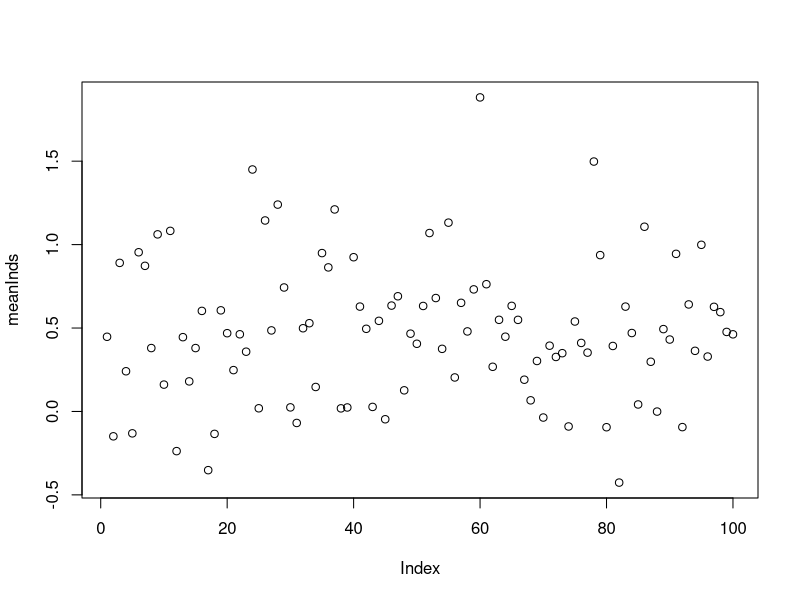

Generate this figure with R:
##### In this file we will try to come up with some things ####
###############################################################

########################
####### Type of program
## Written in R
## Object Oriented
#######################

#######################
# Main object "Leprechaun": an individual of our species of interest, the Irish Leprechaun, small in size, but with great powers. To make it more French for Timothee, we assume that their favourite food is camembert. Leprechaun is not very choosy, and mates completely random.
##########################################

# The object contains the following values

# Static [these numbers do not change after initialisation]
#  V ID (unique identifier number) [integer]
#  V pID (two numbers referring to the parents of the Leprechaun, if none: NA) [vector of two integers]
#  V Year of birth (timestep at which the individual was born)	[integer]
#  (- Genome (?) (two vectors of length N coding for both chromosomes of N loci in the genome.) [two vectors of N integers]
#  - Heritable phenotypic trait value of interest (z) (e.g. birth weight) (changes/constant through life depending on trait)
#  - (Possibly: breeding value A))
#  - Rather simulate physically independent loci, otherwise we need to simulate recombination on the chromosomes. Over short time periods, 100 recombinations fragments (ie independent loci) sounds realistic.
#  - Explicit coding of traits by many independent diploid loci. The simplest model: z = mean + sum_loci(a1_locus + a2_locus) + environment. One can add explicit dominance and epistasis, as well as interactions with environment. 
#  - A possibility is to draw the a of the different alleles from a N(0,V). Each locus can have a different V, and thus a different importance. 
#  - A large number of loci (>20) will give easily patterns expected from quantitative genetics. We can draw randomly the number of loci per trait. 
#  - My main concern at the moment is the initialisation of the genetic diversity: it will be hard to avoid a fast decline of diversity at the beginning. One possibility is using neutral expectations of diversity (n-coalescent or Ewens distribution)
#  - We probably do not need mutations if we consider a population over no more than some tens of generations.
#  - Sex (M/F). Could be genetically determined by on locus, thus allowing random fluctuations of sex ratio and thus population structure.

# Dynamic [these numbers do change after initialisation]
#  V alive (boolean, true/false) [boolean]
#  V age (a) (timesteps since birth) [integer]
#  - stage (possibly instead of/in addition to age) (juvenile, adult, etc)
#  V size (x)

####################
###### Relations that need to be defined between size (x), age (a), trait (z) and vital rates
# (- Possibly include population density d in functions)
# V Survival(a,x,z,d) (logistic function) 
# - Growth (a,x,z,d) (either transition probability to next stage or absolute growth)
# - Reproduction probability: p_repr(a,x,z,d) (logistic function)
# - Number of offspring: n_offspring(a,x,z,d) (poisson distribution)
# - Offspring size x distribution: x_offspring(x_mother,z_mother,x_father,z_father) (not required if working with stages) (prability density function)
# - Offspring trait z distribution: z_offspring(x_mother,z_mother,x_father,z_father,A_mother,A_father) + rnorm(0,V_E) (prability density function)
# - For survival and reproduction, we can consider functions of the form W=exp(-((z-Optimum)^2)/(2*width)), that is, gaussian stabilizing selection. We could then let the Optimum shift. 

####################
####### Environmental aspects
# - Extra variation in z due to unexplained factors (i.e. V_E)) (assumed constant over time and constant accross all individuals)
# - Changes in the environment affecting survival(x,z), growth(x,z), p_repr(x,z), n_offspring(x,z), f_offspring(x_mother,z_mother) (i.e. changing selection)

########################
########## 'Settings' of ancestral population from which simulation can start:
# - n start individuals
# - Start trait z distribution
# - Start age (/stage) distribution
# - Assign sexes to individuals
# - (Possibly: start a values)

########## Perform in each time step the following actions over all alive individuals at t=0
## In following order:
# survival(x,z)
### For those who survive:
# growth(x,z)
# p_repr(x,z)
### For those who reproduce:
# Random mating between all reproductive males and females
# n_offspring(x,z)
# x_offspring(x_mother,z_mother,x_father,z_father)
# z_offspring(x_mother,z_mother,x_father,z_father,a_mother,a_father,m) + rnorm(0,V_E)
# Random sex assigned to offspring
# Offspring added to population
### End of timestep

####################################################
################ GLOBAL VARIABLES AND COUNTERS #####
####################################################

################ Counter for the IDs ###############
CID<-as.integer(1) 


################ Counter for the current year ######
YR<-0 

####################################################
############### Definition of the class ############
####################################################

setClass(
	Class="Leprechaun",
	representation=representation(
		ID = "integer",
		pID = "integer",
		age = "integer",
		Birth = "integer",
		alive = "logical",
		size = "numeric",
		sex = "character"
	)

)

############### Definition of the basic methods (for printing to the screen and initialisation)
###############################################################################################
setMethod("show","Leprechaun",
	function(object){
		cat(object@ID,"\t",object@size,"\t",object@age,"\t",object@sex,"\t(",object@pID[1],",",object@pID[2],")\t",object@Birth,"\t",object@alive,"\n",sep="")
	}
)

setMethod("initialize","Leprechaun",function(.Object,parent1,parent2){
	if(missing(parent1)){parent1<-NA; weight1<-5+2*runif(1)}else{weight1<-pop[[parent1]]@size}
	if(missing(parent2)){parent2<-NA; weight2<-5+2*runif(1)}else{weight2<-pop[[parent2]]@size}
	.Object@age<-as.integer(0)
	.Object@ID<-CID
	.Object@pID<-c(as.integer(parent1),as.integer(parent2))
	.Object@Birth<-as.integer(YR)
	.Object@alive<-TRUE
	.Object@size<-0.5*weight1+0.5*weight2

	if(runif(1)>0.5){.Object@sex<-'F'}else{.Object@sex<-'M'}

	CID<<-as.integer(CID+1)
	
	return(.Object)
})

################### Definition of more biologically relevant methods (e.g. survival)
####################################################################################

#### A simple proposal for initialization of genotypic effects
nbLoci<-10
nbAlleles<-10
gvalues<-array(data=NA,dim=c(nbLoci,nbAlleles,nbAlleles),dimnames=list(paste("L",1:nbLoci,sep=""),paste("A",1: nbAlleles,sep=""),paste("A",1: nbAlleles,sep="")))
for(L in 1:nbLoci)
{
  effect<-abs(rnorm(n=1,mean=0,sd=1))# alter the locus importance in a realistic way (many small-effect loci, few major loci)
  dominance<-1 # we could set it to zero if we want additive effects only, or make it varying depending on loci
  overdominance<-0 # we can make it non nul to allow for overdominance
  for(A in 1:nbAlleles)
  {
    gvalues[L,A,A]<-2*rnorm(n=1,mean=0,sd=effect)# two times the additive effect
    
  }
  for(A in 1:nbAlleles)
  {
    for (D in 1:nbAlleles)
    {
      if (D!=A)
      {
        d<-dominance*runif(n=1,min=-0.5-overdominance,max=0.5+overdominance)
        gvalues[L,A,D]<-(0.5-d)*gvalues[L,A,A]+(0.5+d)*gvalues[L,D,D] # mean of additive effects + dominance
        
      }
    }
  }
}

nbIndividuals<-100
meanInds<-vector(length=nbIndividuals) # just a basic draw of individual genotypic values
for (beast in 1:nbIndividuals)
{
  ind<-vector(length=0)
  for (L in 1:nbLoci)
  {
    allele1<-floor(runif(n=1,min=1,max=nbAlleles+1))
    allele2<-floor(runif(n=1,min=1,max=nbAlleles+1))
    ind<-c(ind,gvalues[L,allele1,allele2])
  }
  meanInds[beast]<-mean(ind)
}
plot(meanInds) # and a visualisation of it
mean(meanInds)
var(meanInds)
####################################################


# Implementing the famous bathtub, ages 1 to 20
bathtub<-function(age){
	p<-0.6*exp(-age/4)+(-1+exp(age*log(2)/20))
	p[p>1]<-1
	return(p)
}

# Applying the bathtub in a surival function
setGeneric("Surv",function(Object){standardGeneric("Surv")})

setMethod("Surv","Leprechaun",function(Object){
	
	if(runif(1)>bathtub(Object@age)){
		Object@alive<-FALSE
		ALIVE<<-ALIVE[ALIVE!=Object@ID]
	}
	
	return(Object)
	
})

# Simple function, simply adds 1 to the age
setGeneric("Age",function(Object){standardGeneric("Age")})

setMethod("Age","Leprechaun",function(Object){
	Object@age<-as.integer(Object@age+1)
	return(Object)
})

# Growth // Sizes change, this fact is known by many - if not all
setGeneric("Grow",function(Object){standardGeneric("Grow")})

setMethod("Grow","Leprechaun",function(Object){
	Object@size<-Object@size*runif(1,1,1.2)
	return(Object)
})

# Retrieving the sex of an individual
setGeneric("Sex",function(Object){standardGeneric("Sex")})

setMethod("Sex","Leprechaun",function(Object){
	return(Object@sex)
})


############### Creating an initial population with 10 individuals
pop<-c(new("Leprechaun"))
for(i in 2:10){
	pop<-c(pop,new("Leprechaun"))
}

############### List of living individuals [their indices], this will save time later, because dead individuals are not looped over
ALIVE<-1:length(pop)

############### The start of time
for(YR in 1:10){
	cat("\nAt the beginning of year:",YR,"\nThere are:",length(ALIVE),"Leprechauns\n-----------------\n")
	
	#### Survival
	for(i in ALIVE){
		pop[[i]]<-Surv(pop[[i]])
	}
	
	#### Age+1 and growth
	for(i in ALIVE){
		pop[[i]]<-Age(pop[[i]])
		pop[[i]]<-Grow(pop[[i]])	
	}
	
	#### Reproduction  ### Not the most easy part (...)
	
	##########
	### Part dedicated to retrieving the indices of all living males and of all living females
	##########
	males<-lapply(pop,Sex)=="M" # Determine which individuals are males -- logicaly all other individuals should be females... However, this includes dead ones... Simply a list of T,T,F,F,T,F,F,....
	females<-which(!males) # Get the indices of the non-males (that is females..)
	males<-which(males)   # Get the indices of the males
	females<-intersect(females,ALIVE) # Retrieve the indices of the living(!) females
	males <-intersect(males,ALIVE) # Retrieve the indises of the living males
	
	
	##########
	# Part dedicated to breeding..  ~ But now it is weekend instead!
	##########
	
	
	### Everything should be written to a dataframe, to make sure we have all the values for ever and ever
		
}
